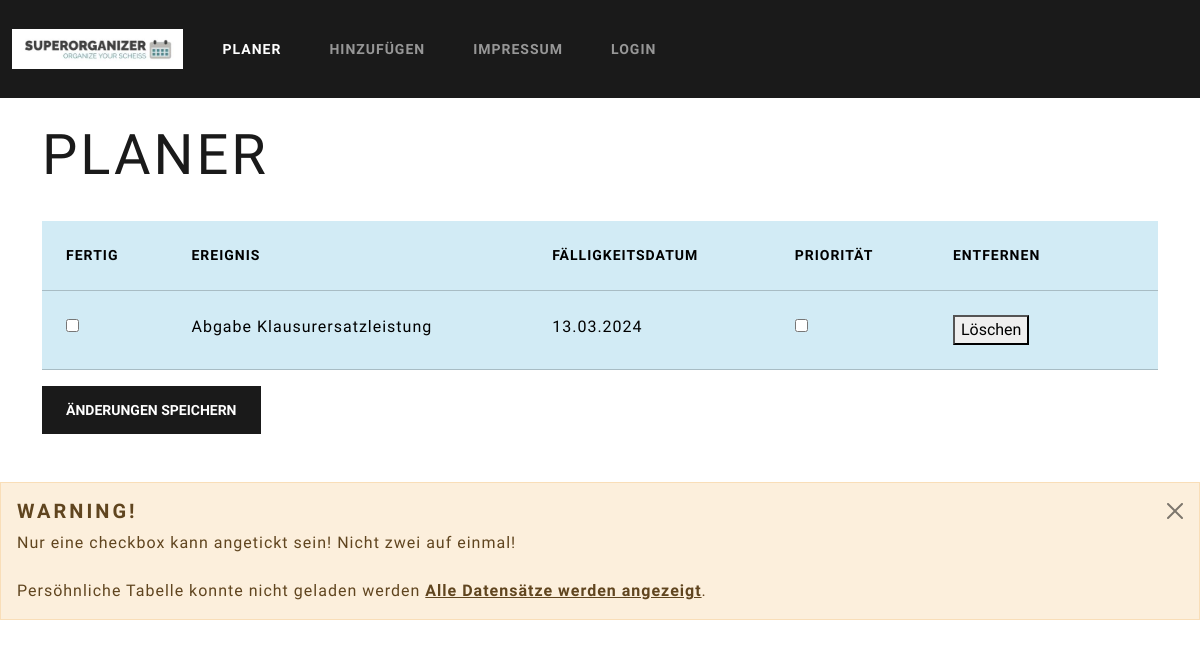
/, run on an earlier commit of the app's database.
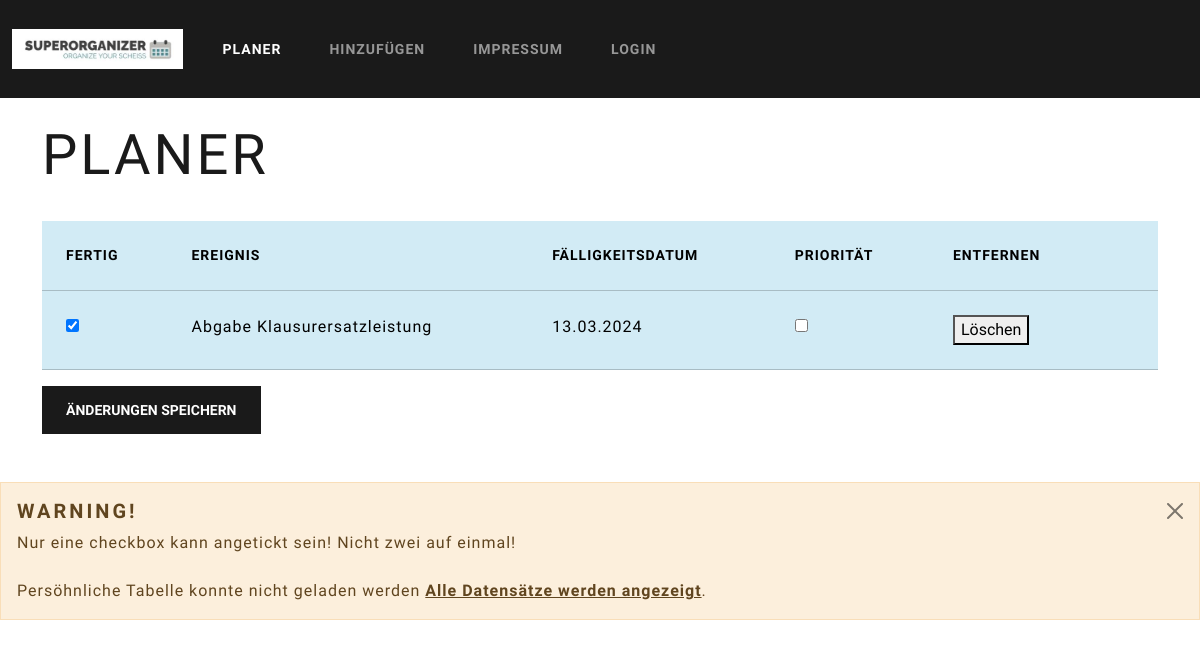
And on a later commit of the database.
### tables this page shows
CREATE TABLE "kalender" (
	"iD"	INTEGER UNIQUE,
	"Ereignis"	TEXT,
	"Beschreibung"	TEXT,
	"Priorisiert"	INTEGER,
	"Fertig"	INTEGER,
	"Datum"	TEXT,
	PRIMARY KEY("iD" AUTOINCREMENT)
);

### app.py (the view)
@app.route('/',methods=['POST','GET'])
def index():
    if request.method == 'POST':
         prio=request.form['priorisiert']
    data = get_data()
    return render_template('main.html', data = data)

### app.py (called while the page is built)
def get_data():
    conn = connect_db()
    cursor = conn.cursor()
    cursor.execute("SELECT * FROM kalender ORDER BY priorisiert DESC")
    data = cursor.fetchall()
    conn.close()
    return data

def connect_db():
    return sqlite3.connect('database.db')

### templates/main.html (shortened to what this page needs)
<!DOCTYPE html>
<html>
    <head>
        <link rel="stylesheet" href="{{ url_for('static', filename= 'css/bootstrap.css') }}">
    </head>
<body>
    <nav class="navbar navbar-expand-lg bg-primary" data-bs-theme="dark">
        <div class="container-fluid">
          <a class="navbar-brand" href="#">
                <img src="static/images/Logo.png" alt="Logo" style="height: 40px;">
          </a>
          <div class="collapse navbar-collapse" id="navbarColor01">
            <ul class="navbar-nav me-auto">
              <li class="nav-item">
                <a class="nav-link active" href="#">Planer
                </a>
              </li>
              <li class="nav-item">
                <a class="nav-link" href="hinzufügen">Hinzufügen</a>
              </li>
              <li class="nav-item">
                <a class="nav-link" href="/about">Impressum</a>
              </li>
              <li class="nav-item">
                <a class="nav-link" href="/login">Login</a>
              </li>
            </ul>
          </div>
        </div>
    </nav>
    <br>
    <div class="container">
        <h1 class="display-4">Planer</h1>
        <br>
        <form action="/submit1" method="post">
            <table class='table table-info'>
                <thead class="thead-dark">
                    <tr>
                        <th>Fertig</th>
                        <th>Ereignis</th>
                        <th>Fälligkeitsdatum</th>
                        <th>Priorität</th>
                        <th>Entfernen</th>
                        <th> </th>
                    </tr>
                </thead>
                <tbody>
                    {% for row in data %}
                    <tr>
                        <td>
                            <input type="checkbox" name="fertig-{{ row[0] }}" value="1" {% if row[4] == 1 %} checked {% endif %}>
                        </td>
                        <td>{{ row[1] }}</td>
                        <td>{{ row[5] }}</td>
                        <td>
                            <input type="checkbox" name="priorisiert-{{ row[0] }}" value="1" {% if row[3] == 1 %} checked {% endif %}>
                        </td>
                        <td>
                          <form action="/delete" method="post">
                              <button type="submit" onclick="return confirm('Bist du dir sicher, dass du den Eintrag Löschen mochtest?');">Löschen</button>
                          </form>
                        </td>
                        <td>
                        </td>
                    </form>
                    {% endfor %}
        <button type="submit" class="btn btn-primary">Änderungen speichern</button>
    </div>
    <br><br>
    <div class="alert alert-dismissible alert-warning">
        <button type="button" class="btn-close" data-bs-dismiss="alert"></button>
        <h4 class="alert-heading">Warning!</h4>
        <p class="mb-0">Nur eine checkbox kann angetickt sein! Nicht zwei auf einmal!<br><br>Persöhnliche Tabelle konnte nicht geladen werden <a href="#" class="alert-link">Alle Datensätze werden angezeigt</a>.</p>
      </div>
</body>
</html>

What changed in the data, as far as the page shows it:
changed kalender "Abgabe Klausurersatzleistung": Fertig "☐" → "☑"
